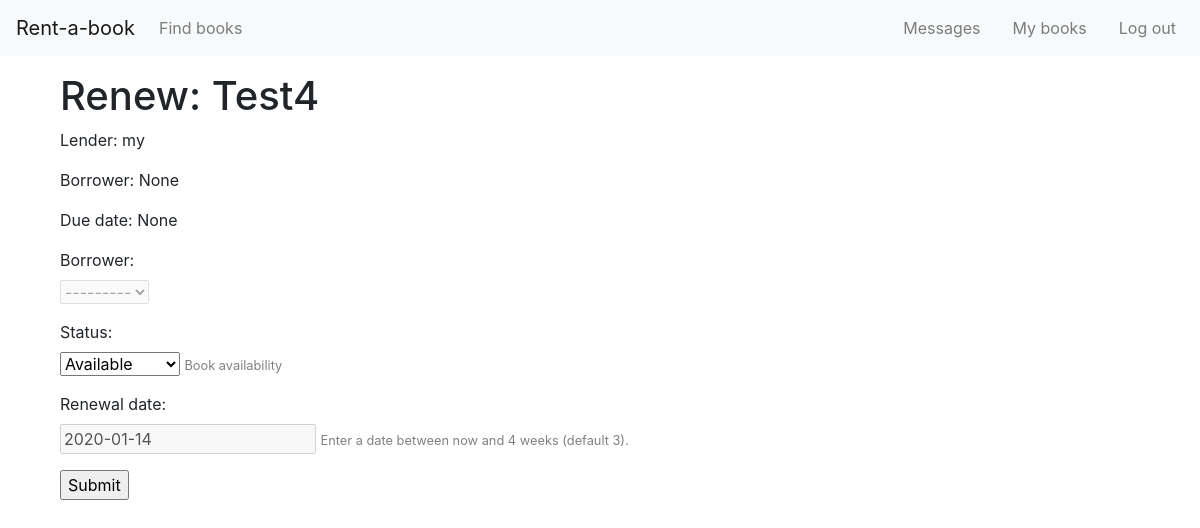
The app's page /book/9/edit/ (signed in), older data.
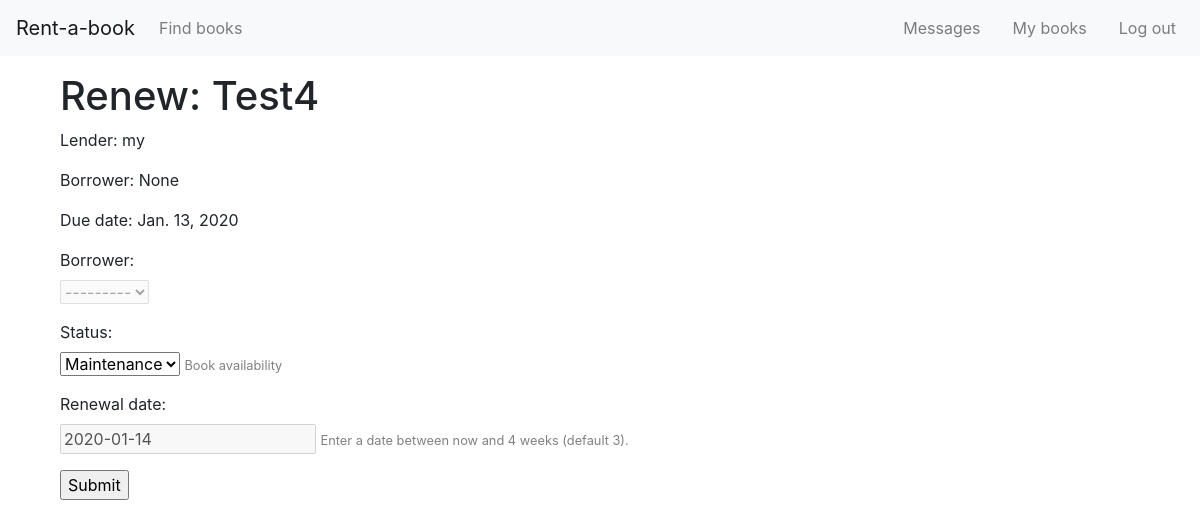
The same page, newer data.
### rentabook/models.py (models this page shows, shortened)
class BookInstance(models.Model):
    created_by = models.ForeignKey(User, on_delete=models.SET_NULL, null=True, related_name="owner")
    borrower = models.ForeignKey(User, on_delete=models.SET_NULL, null=True, blank=True, related_name="borrower")
    cover = models.ImageField(upload_to='images/', blank=True)
    def cover_tag(self):
        if self.cover:
            return mark_safe('<img src="%s" style="width: 45px; height: 60px;" />' % self.cover.url)
        else:
            return 'No Cover Found'
    cover_tag.short_description = 'Cover'
    title = models.CharField(max_length=255, help_text='Enter book title')
    author = models.CharField(max_length=255, help_text='Enter book author')
    genre = models.ManyToManyField(Genre, help_text='Select a genre for this book')
    summary = models.TextField(
        blank=True,
        max_length=1000,
        help_text='Enter a brief description of the book')
    condition_choices = [
        ('1', 'Like New'),
        ('2', 'Good'),
        ('3', 'Fair'),
    ]
    condition = models.CharField(
        choices=condition_choices,
        max_length=1,
        blank=False,
        default='p')
    price_choices = [(i, i) for i in range (10, 60, 10)]
    price = models.IntegerField(choices=price_choices, default=10)
    due_back = models.DateField(null=True, blank=True)
    LOAN_STATUS = (
        ('o', 'On loan'),
        ('a', 'Available'),
        ('m', 'Maintenance'),
    )
    status = models.CharField(
        max_length=1,
        choices=LOAN_STATUS,
        blank=True,
        default='a',
        help_text='Book availability',
    )
    class Meta:
        ordering = ['due_back']
    def display_genre(self):
        """Create a string for the Genre. This is required to display genre in Admin."""
        return ', '.join(genre.name for genre in self.genre.all()[:3])
    display_genre.short_description = 'Genre'
    @property
    def is_overdue(self):
        if self.due_back and date.today() > self.due_back:
            return True
        return False

### rentabook/views.py (the view)
# urls.py: path('book/<int:pk>/edit/', views.edit_book, name='edit-book'),
def edit_book(request, pk):
    book_instance = get_object_or_404(BookInstance, pk=pk)
    if request.method == 'POST':
        form = EditBookForm(request.POST)
        if form.is_valid():
            book_instance.status = form.cleaned_data['status']
            if form.cleaned_data['status'] != 'o':
                book_instance.due_back = None
                book_instance.borrower = None
            else:
                book_instance.due_back = form.cleaned_data['due_back']
                book_instance.borrower = form.cleaned_data['borrower']
            book_instance.save()
            return HttpResponseRedirect(reverse('my-books') )
    else:
        proposed_renewal_date = datetime.date.today() + datetime.timedelta(weeks=3)
        current_status = book_instance.status
        form = EditBookForm(request.user, initial={'due_back': proposed_renewal_date,'status': current_status})
    new_message = new_message_alert(request.user)
    context = {
        'new_message': new_message,
        'form': form,
        'book_instance': book_instance,
    }
    return render(request, 'rentabook/edit_book.html', context)

### rentabook/forms.py (shortened to what this page needs)
class EditBookForm(ModelForm):
    class Meta:
        model = BookInstance
        fields = ['borrower', 'status', 'due_back']
        labels = {'due_back': _('Renewal date')}
        help_texts = {'due_back': _('Enter a date between now and 4 weeks (default 3).')}
    def __init__(self, user, *args, **kwargs):
        super(EditBookForm, self).__init__(*args, **kwargs)
        self.fields['borrower'].queryset = User.objects.filter(username__in=get_messaged_users(user))

### rentabook/utils.py (called while the page is built)
def new_message_alert(request_user):
    convos = Dialog.objects.filter(Q(owner=request_user) | Q(opponent=request_user))
    if len(convos) > 0:
        for convo in convos:
            if convo.messages.all().count() > 0:
                if not convo.messages.last().read and convo.messages.last().sender != request_user:
                    return True
    return False

### rentabook/templates/rentabook/edit_book.html (shortened to what this page needs)
{% extends "base_generic.html" %}
{% block main %}
{% if user.get_username == book_instance.created_by|stringformat:"s" %}
    <h1>Renew: {{ book_instance.title }}</h1>
    <p>Lender: {{ book_instance.created_by }}</p>
    <p>Borrower: {{ book_instance.borrower }}</p>
    <p {% if book_instance.is_overdue %} class="text-danger" {% endif %}>Due date: {{ book_instance.due_back }}</p>
    <form action="" method="post">
        {% for field in form %}
        <p>
            {{ field.label_tag }}<br>
            {{ field }}
            {% if field.help_text %}
                <small style="color: grey">{{ field.help_text }}</small>
            {% endif %}
        </p>
    {% endfor %}
        <input type="submit" value="Submit">
    </form>
{% else %}
    <p>You do not have permissions to edit this book</p>
{% endif %}
{% endblock %}

Row changes from the older to the newer data that the page shows:
changed BookInstance "Test4": due_back "None" → "Jan. 13, 2020"
Text that changed along with them:
form field status: "Available" → "Maintenance"
